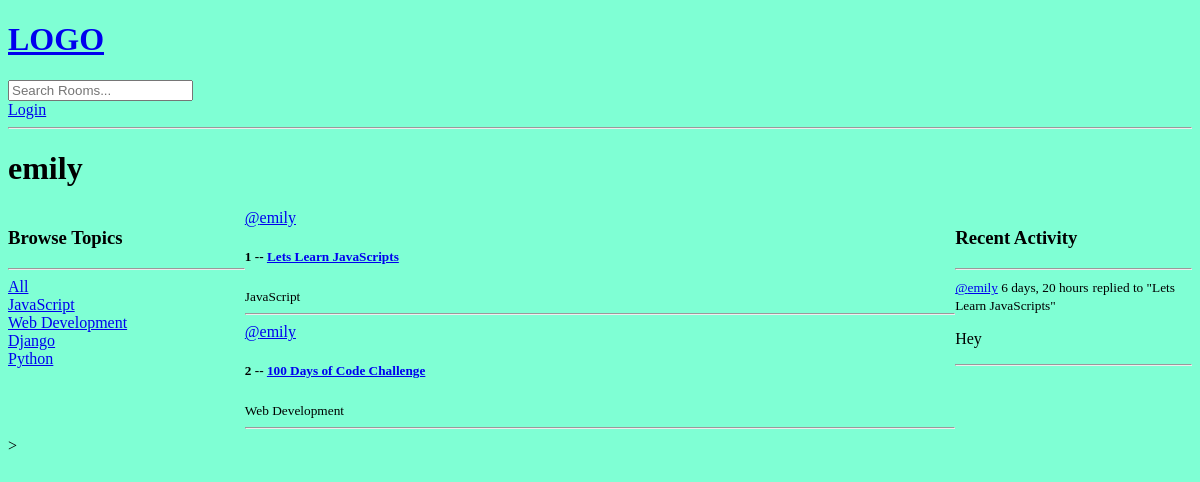
The app's page /profile/1/, older data.
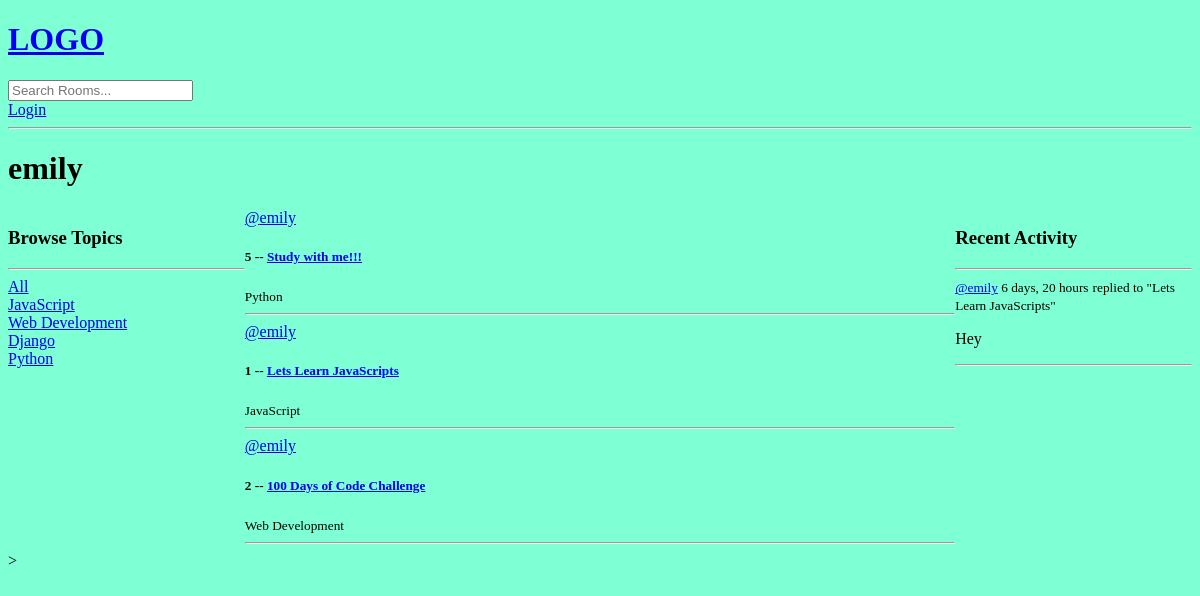
The same page, newer data.
### base/models.py (models this page shows)
class Topic(models.Model):
    name = models.CharField(max_length=200)
    def __str__(self):
        return self.name

class Room(models.Model):
    host = models.ForeignKey(User, on_delete=models.SET_NULL, null=True )
    topic = models.ForeignKey(Topic, on_delete=models.SET_NULL, null=True)
    name = models.CharField(max_length=200)
    description = models.TextField(null=True, blank=True)
    participants = models.ManyToManyField(User, related_name='participants', blank=True)
    updated = models.DateTimeField(auto_now=True)
    created = models.DateTimeField(auto_now_add=True)
    class Meta:
        ordering = ['-updated', '-created']
    def __str__(self):
        return self.name

class Message(models.Model):
    user = models.ForeignKey(User, on_delete=models.CASCADE)
    room = models.ForeignKey(Room, on_delete=models.CASCADE)
    body = models.TextField()
    updated = models.DateTimeField(auto_now=True)
    created = models.DateTimeField(auto_now_add=True)
    class Meta:
        ordering = ['-updated', '-created']
    def __str__(self):
        return self.body[0:50]

### base/views.py (the view)
# urls.py: path('profile/<str:pk>/', views.userProfile, name="user-profile"),
def userProfile(request, pk):
    user = User.objects.get(id=pk)
    rooms = user.room_set.all()
    room_messages = user.message_set.all()
    topics = Topic.objects.all()
    context = {'user': user, 'rooms': rooms,
                'room_messages': room_messages, 'topics': topics}
    return render(request, 'base/profile.html', context)

### base/templates/base/profile.html (shortened to what this page needs)
{% extends 'main.html' %}
{% block content %}
<h1>{{user.username}}</h1>
<div class="profile-container">
    <div>
        {% include 'base/topics_component.html' %}
    </div>
    <div>
        {% include 'base/feed_component.html' %}
    </div>
    <div>
        {% include 'base/activity_component.html' %}
    </div>>
</div>
{% endblock %}

### templates/main.html (shortened to what this page needs)
<!DOCTYPE html>
{% load static %}
<html>
<head>
    <link rel='stylesheet' type='text/css' media='screen' href="{% static 'styles/main.css' %}">
</head>
<body>
    {% include 'navbar.html' %}
    {% block content %}
    {% endblock %}
</body>
</html>

### templates/navbar.html
<a href="\">
    <h1>LOGO</h1>
</a>
<form method="GET" action="{% url 'home' %}">
    <input type="text" name="q" placeholder="Search Rooms..."/>
</form>
{% if request.user.is_authenticated %}
<p>Hello {{request.user}}</p>
<a href="{% url 'logout' %}">Logout</a>
{% else %}
<a href="{% url 'login' %}">Login</a>
{% endif %}
<hr>

### base/templates/base/topics_component.html
<h3>Browse Topics</h3>
<hr>
<div>
    <a href="{% url 'home' %}">All</a>
</div>
{% for topic in topics %}
<div>
    <a href="{% url 'home' %}?q={{topic.name}}">{{topic}}</a>
</div>
{% endfor %}

### base/templates/base/feed_component.html (shortened to what this page needs)
<div>
    {% for room in rooms %}
    <div>
        <a href="{% url 'user-profile' room.host.id %}">@{{room.host.username}}</a>
        <h5>{{room.id}} -- <a href="{% url 'room' room.id %}">{{room.name}}</a></h5>
        <small>{{room.topic.name}}</small>
        <hr>
    </div>
    {% endfor %}
</div>

### base/templates/base/activity_component.html (shortened to what this page needs)
<h3>Recent Activity</h3>
<hr>
{% for message in room_messages %}
    <div>
        <small><a href="{% url 'user-profile' message.user.id %}">@{{message.user}}</a>  {{message.created|timesince}}</small>
        <small>replied to "{{message.room}}"</small>
        <p>{{message}}</p>
        <hr>
    </div>
{% endfor %}

### static/styles/main.css (style rules this page uses)
body { background-color: aquamarine; }

### base/templates/base/profile.html (style rules this page uses)
.profile-container { display: grid; grid-template-columns: 1fr 3fr 1fr; }

Row changes from the older to the newer data that the page shows:
added Room: host.username "emily", id "5", name "Study with me!!!", topic.name "Python"
